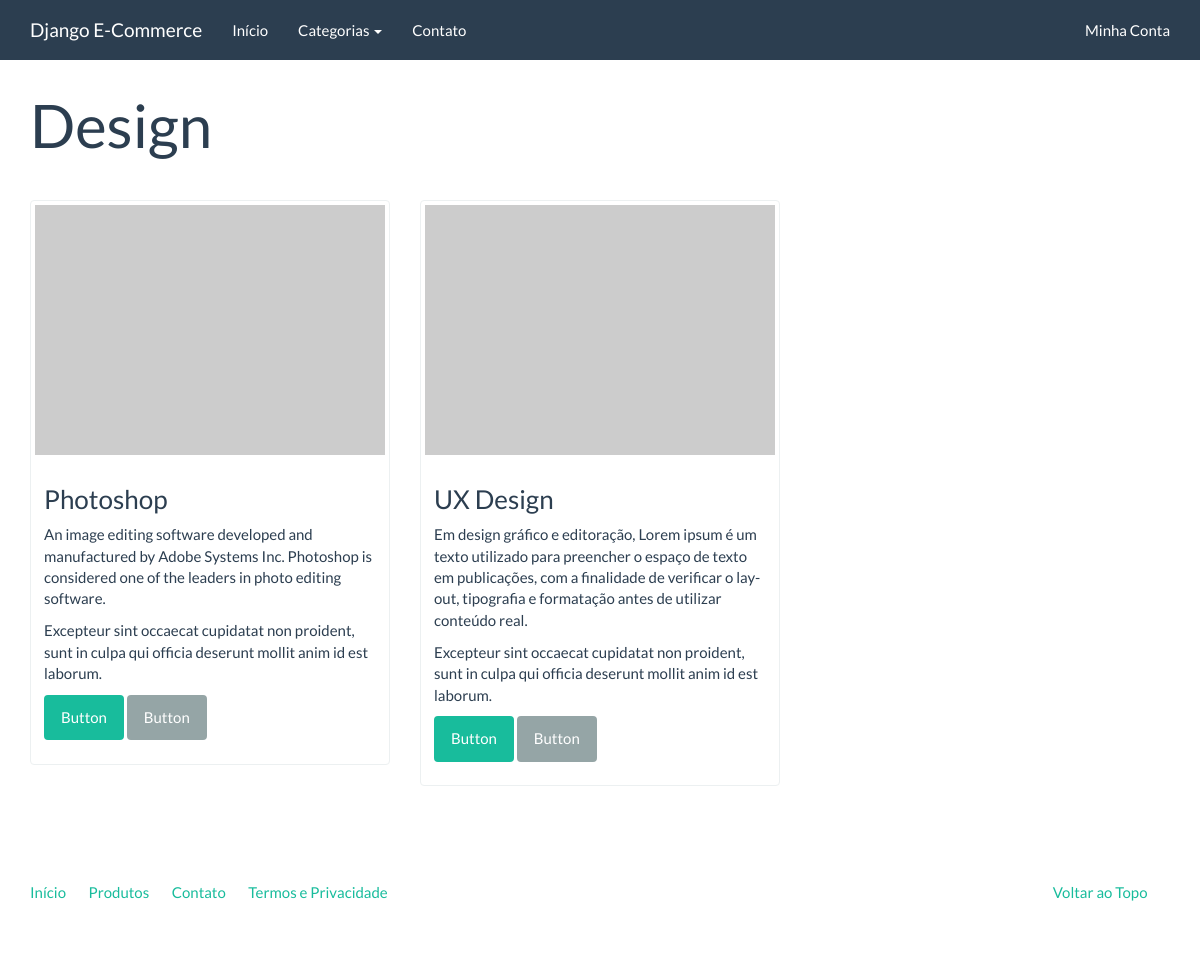
The app's page /catalogo/design/ with its own data.
### catalog/models.py (models this page shows)
class Category(models.Model):
    name = models.CharField('Nome', max_length=100)
    slug = models.SlugField('Identificador', max_length=100)
    created = models.DateTimeField('Criado em', auto_now_add=True)
    modified = models.DateTimeField('Modificado em', auto_now=True)
    class Meta:
        verbose_name = 'Categoria'
        verbose_name_plural = 'Categorias'
        ordering = ['name']
    def __str__(self):
        return self.name
    def get_absolute_url(self):
        return reverse('catalog:category', kwargs={'slug': self.slug})

class Product(models.Model):
    name = models.CharField('Nome', max_length=100)
    slug = models.SlugField('Identificador', max_length=100)
    category = models.ForeignKey('catalog.Category', verbose_name='Categoria')
    description = models.TextField('Descrição', blank=True)
    price = models.DecimalField('Preço', decimal_places=2, max_digits=8)
    created = models.DateTimeField('Criado em', auto_now_add=True)
    modified = models.DateTimeField('Modificado em', auto_now=True)
    class Meta:
        verbose_name = 'Produto'
        verbose_name_plural = 'Produtos'
        ordering = ['name']
    def __str__(self):
        return self.name
    def get_absolute_url(self):
        return reverse('catalog:product', kwargs={'slug': self.slug})

### catalog/views.py (the view)
# urls.py: url(r'^(?P<slug>[\w_-]+)/$', views.category, name='category'),
def category(request, slug):
    category = Category.objects.get(slug=slug)
    context = {
        'current_category': category,
        'product_list': Product.objects.filter(category=category),
    }
    return render(request, 'catalog/category.html', context)

### catalog/context_processors.py (called while the page is built)
def categories(request):
	return {
	'categories': Category.objects.all()
	}

### catalog/templates/catalog/category.html (shortened to what this page needs)
{% extends "base.html" %}
{% block container %}
		<div class="page-header">
			<h1>{{ current_category }}</h1>
		</div>
		<div class="row">
		{% for  product in product_list  %}
		<div class="col-sm-6 col-md-4">
			<div class="thumbnail">
				<a href="{{ product.get_absolute_url }}">
					<img src="http://placehold.it/350x250" alt="" />
				</a>
				<div class="caption">
					<h3>{{ product }}</h3>
					{{ product.description|linebreaks }}
					<p>Excepteur sint occaecat cupidatat non proident, sunt in culpa qui officia deserunt mollit anim id est laborum.</p>
					<p><a href="{{ product.get_absolute_url }}" class="btn btn-success" role="button">Button</a> <a href="#" class="btn btn-default" role="button">Button</a></p>
				</div>
			</div>
		</div>
		{% endfor %}
		</div>
{% endblock  %}

### records on screen
Category: name "Design"
Product: name "Photoshop", description "An image editing software developed and manufactured by Adobe Systems Inc. Photoshop is considered one of the leaders in photo editing software."
Product: name "UX Design", description "Em design gráfico e editoração, Lorem ipsum é um texto utilizado para preencher o espaço de texto em publicações, com a finalidade de verificar o lay-out, tipografia e formatação antes de utilizar conteúdo real."
